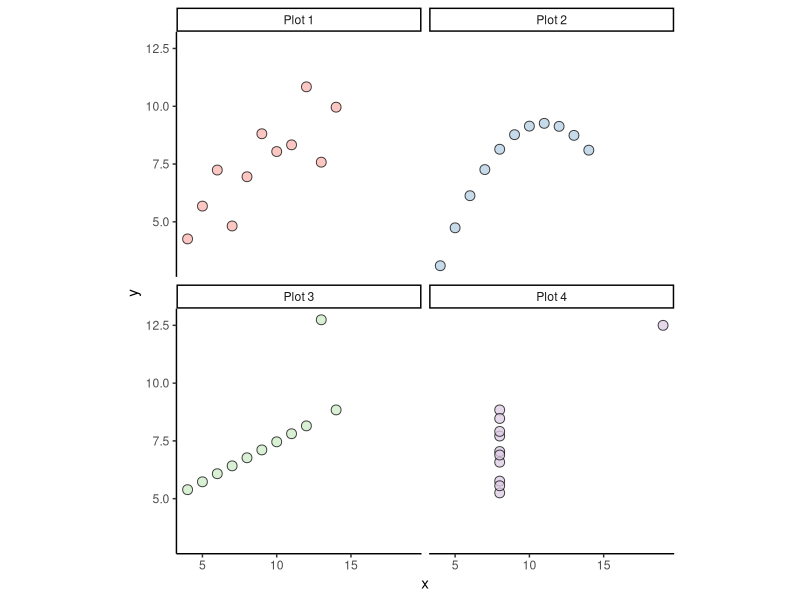

Write the R code that produced this figure.
## ---- chunk 1
#| echo: false
#| warning: false
#| message: false
#| label: fig-anscombe
#| fig-cap: "The four scatter plots that make up Anscombe's quartet. The four scatter plots are visually distinct but have the same mean, standard deviation, and correlation. The visualisation highlights the importance of plotting your data to identify interesting features that are hidden by other summary statistics."
library(tidyverse)
tibble(x = c(anscombe$x1, anscombe$x2,
             anscombe$x3, anscombe$x4),
       y = c(anscombe$y1, anscombe$y2,
             anscombe$y3, anscombe$y4),
       Plot = c(rep("Plot 1",11), rep("Plot 2",11), 
                rep("Plot 3",11), rep("Plot 4",11))) %>%
  ggplot(aes(x,y)) +
  geom_point(aes(fill=Plot), colour="black", 
             size=3, pch=21, alpha=0.75) +
  facet_wrap(~Plot) +
  theme_classic() +
  theme(aspect.ratio = 1,
        legend.position = "none") +
  scale_fill_brewer(type = "qual", palette = 4)
